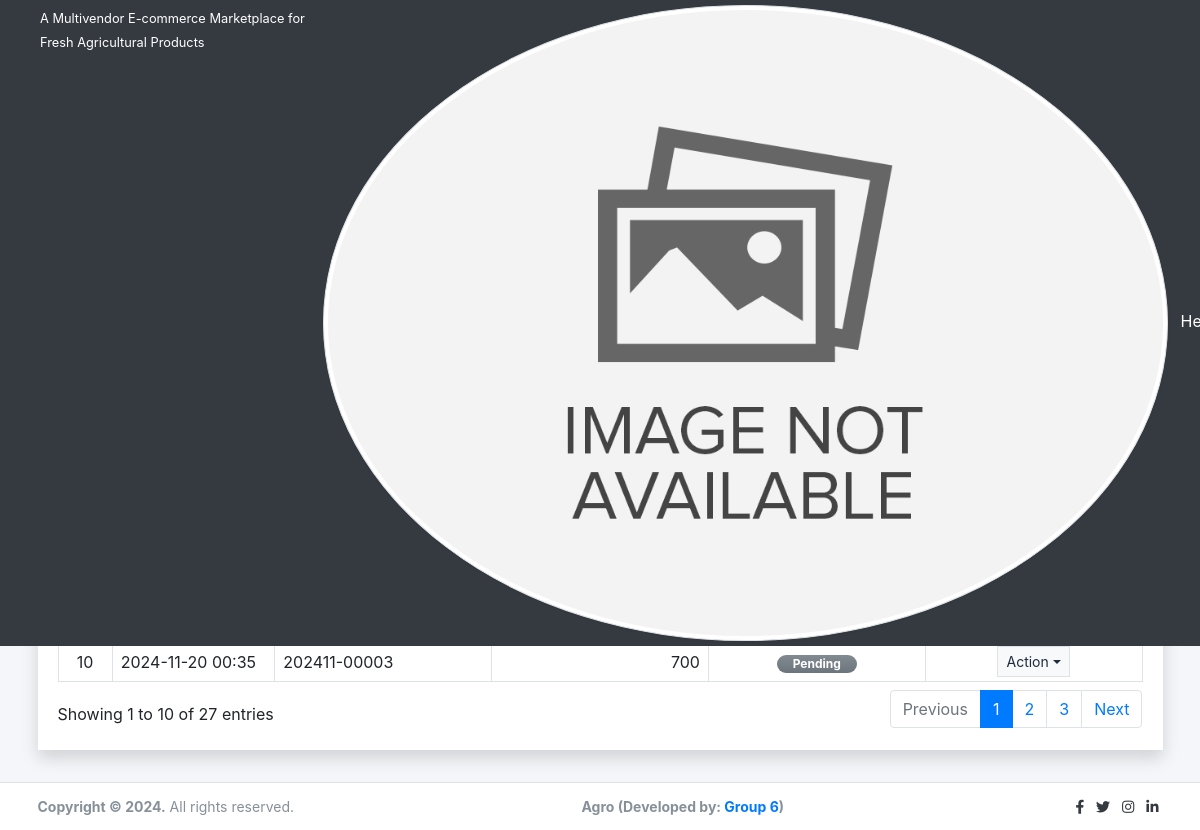
Page /?page=orders/my_orders (signed in) on the committed database.
### tables this page shows
CREATE TABLE `order_list` (
  `id` int(30) NOT NULL,
  `code` varchar(100) NOT NULL,
  `client_id` int(30) NOT NULL,
  `vendor_id` int(30) NOT NULL,
  `total_amount` double NOT NULL DEFAULT 0,
  `delivery_address` text NOT NULL,
  `status` tinyint(1) NOT NULL DEFAULT 0,
  `date_created` datetime NOT NULL DEFAULT current_timestamp(),
  `date_updated` datetime DEFAULT NULL ON UPDATE current_timestamp()
);

### classes/DBConnection.php (called while the page is built, shortened)
<?php
class DBConnection{
    private $host = DB_SERVER;
    private $username = DB_USERNAME;
    private $password = DB_PASSWORD;
    private $database = DB_NAME;
    public $conn;
    public function __construct(){
        if (!isset($this->conn)) {
            $this->conn = new mysqli($this->host, $this->username, $this->password, $this->database);
        }
    }
}
?>

### classes/SystemSettings.php (called while the page is built, shortened)
<?php
class SystemSettings extends DBConnection{
	function userdata($field = ''){
		if(!empty($field)){
			if(isset($_SESSION['userdata'][$field]))
				return $_SESSION['userdata'][$field];
			else
				return null;
		}else{
			return false;
		}
	}
}
$_settings = new SystemSettings();
?>

### config.php (called while the page is built, shortened)
<?php
require_once('classes/DBConnection.php');
require_once('classes/SystemSettings.php');
function format_num($number = 0, $max_decimal = ''){
    if(is_numeric($number)){
        $ex = explode('.',$number);
        $dec = isset($ex[1]) ? strlen($ex[1]) : 0;
        if(empty($max_decimal) || (is_numeric($max_decimal) && $max_decimal >= $dec)){
            return number_format($number,$dec);
        }else{
            if(is_numeric($max_decimal))
                return number_format($number,$max_decimal);
            else
                return "Invalid Maximum Decimal";
        }
    }else{
        return "Invalid Number";
    }
}
?>

### orders/my_orders.php (the view, shortened to what this page needs)
<div class="content py-3">
    <div class="card card-outline card-primary rounded-0 shadow">
        <div class="card-header">
            <h5 class="card-title"><b>My Orders</b></h5>
        </div>
        <div class="card-body">
            <div class="w-100 overflow-auto">
            <table class="table table-bordered table-striped">
                <colgroup>
                    <col width="5%">
                    <col width="15%">
                    <col width="20%">
                    <col width="20%">
                    <col width="20%">
                    <col width="20%">
                </colgroup>
                <thead>
                    <tr>
                        <th class="p1 text-center">#</th>
                        <th class="p1 text-center">Date Ordered</th>
                        <th class="p1 text-center">Ref. Code</th>
                        <th class="p1 text-center">Total Amount</th>
                        <th class="p1 text-center">Status</th>
                        <th class="p1 text-center">Action</th>
                    </tr>
                </thead>
                <tbody>
                    <?php
                    $i = 1;
                    $orders = $conn->query("SELECT * FROM `order_list` where client_id = '{$_settings->userdata('id')}' order by `status` asc,unix_timestamp(date_created) desc ");
                    while($row = $orders->fetch_assoc()):
                    ?>
                    <tr>
                        <td class="px-2 py-1 align-middle text-center"><?= $i++; ?></td>
                        <td class="px-2 py-1 align-middle"><?= date("Y-m-d H:i", strtotime($row['date_created'])) ?></td>
                        <td class="px-2 py-1 align-middle"><?= $row['code'] ?></td>
                        <td class="px-2 py-1 align-middle text-right"><?= format_num($row['total_amount']) ?></td>
                        <td class="px-2 py-1 align-middle text-center">
                            <?php
                                switch($row['status']){
                                    case 0:
                                        echo '<span class="badge badge-secondary bg-gradient-secondary px-3 rounded-pill">Pending</span>';
                                        break;
                                    case 1:
                                        echo '<span class="badge badge-primary bg-gradient-primary px-3 rounded-pill">Confirmed</span>';
                                        break;
                                    case 2:
                                        echo '<span class="badge badge-info bg-gradient-info px-3 rounded-pill">Packed</span>';
                                        break;
                                    case 3:
                                        echo '<span class="badge badge-warning bg-gradient-warning px-3 rounded-pill">Out for Delivery</span>';
                                        break;
                                    case 4:
                                        echo '<span class="badge badge-success bg-gradient-success px-3 rounded-pill">Delivered</span>';
                                        break;
                                    case 5:
                                        echo '<span class="badge badge-danger bg-gradient-danger px-3 rounded-pill">Cancelled</span>';
                                        break;
                                }
                            ?>
                        </td>
                        <td class="px-2 py-1 align-middle text-center">
                            <button type="button" class="btn btn-flat border btn-light btn-sm dropdown-toggle dropdown-icon" data-toggle="dropdown">
                                Action
                            </button>
                        </td>
                    </tr>
                    <?php endwhile; ?>
                </tbody>
            </table>
            </div>
        </div>
    </div>
</div>

### rows in the picture
order_list: date_created "2024-11-20 00:35", code "202411-00003", total_amount "700", status "Pending"

### other values in the picture
$_settings->info('name') "A Multivendor E-commerce Marketplace for Fresh Agricultural Products"
$_settings->info('short_name') "Agro"
